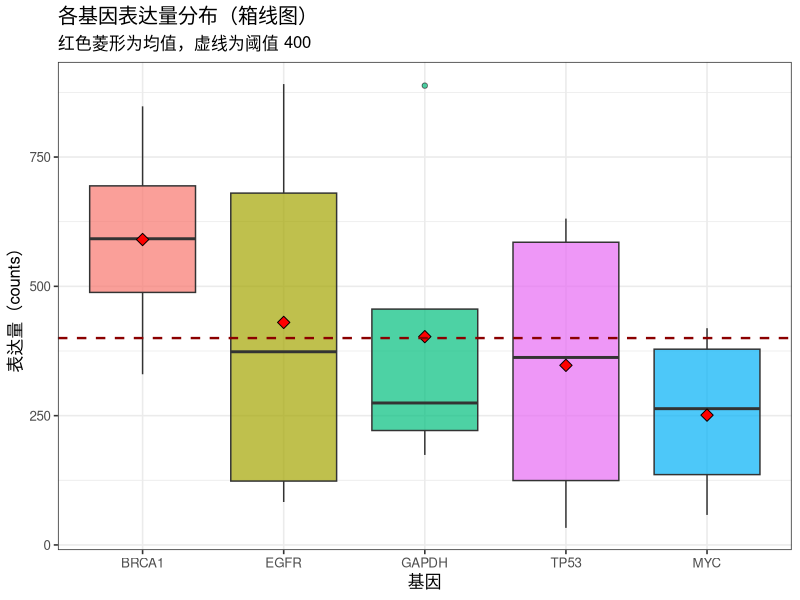

Reproduce this figure in R.
## ---- chunk 1
# 加载所需包
library(ggplot2)
library(dplyr)
library(tidyr)
library(tibble)

# 1. 构造模拟基因表达矩阵
set.seed(42)
genes   <- c("TP53", "BRCA1", "MYC", "EGFR", "GAPDH")
samples <- c("Sample_A", "Sample_B", "Sample_C", "Sample_D")

expr_matrix <- matrix(
  sample(10:1000, length(genes) * length(samples), replace = TRUE),
  nrow = length(genes),
  dimnames = list(genes, samples)
)

# 2. 转换为 ggplot2 友好的"长格式"数据框
expr_df <- as.data.frame(expr_matrix) %>%
  rownames_to_column("Gene") %>%
  pivot_longer(cols = -Gene, names_to = "Sample", values_to = "Expression")

print(head(expr_df, 10))

# 3. 计算各基因均值（用于标注均值点）
gene_means <- expr_df %>%
  group_by(Gene) %>%
  summarise(Mean = mean(Expression), .groups = "drop")

# 4. 绘制箱线图 + 均值点
# 注意：geom_point 的 x 映射也需与主图保持相同排序规则
p <- ggplot(expr_df, aes(x = reorder(Gene, -Expression), y = Expression, fill = Gene)) +
  geom_boxplot(alpha = 0.7, outlier.shape = 21) +
  geom_point(data = gene_means,
             aes(x = reorder(Gene, -Mean), y = Mean),
             shape = 23, size = 3, fill = "red", color = "black") +
  geom_hline(yintercept = 400, linetype = "dashed", color = "darkred", linewidth = 0.8) +
  labs(
    title    = "各基因表达量分布（箱线图）",
    subtitle = "红色菱形为均值，虚线为阈值 400",
    x        = "基因",
    y        = "表达量（counts）"
  ) +
  theme_bw(base_size = 12) +
  theme(legend.position = "none")

print(p)
